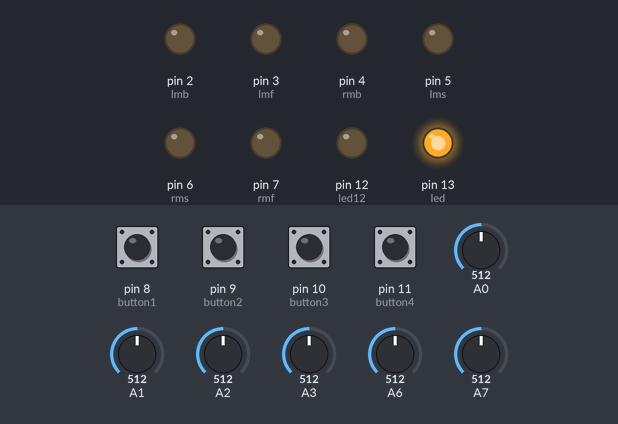
Simulated run of this sketch. Board: Arduino Uno, built with avr-gcc and run on an emulated ATmega328P. On the bench: output pins drawn as LEDs (lit = HIGH). The test bench sets the inputs (shaded band); at power-on: pin 8 (button1), pin 9 (button2), pin 10 (button3), pin 11 (button4) HIGH, A2 = 512, A3 = 512, A6 = 512, A0 = 512, A7 = 512, A1 = 512.

Above: at 1.2 s.
1.3 s: pin 8 (button1) pulled LOW for 0.15 s
At 2.8 s:
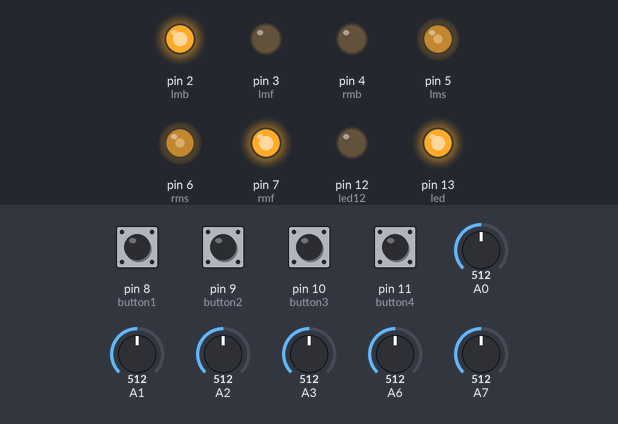
4.3 s: A2 set to 526
At 5.5 s:
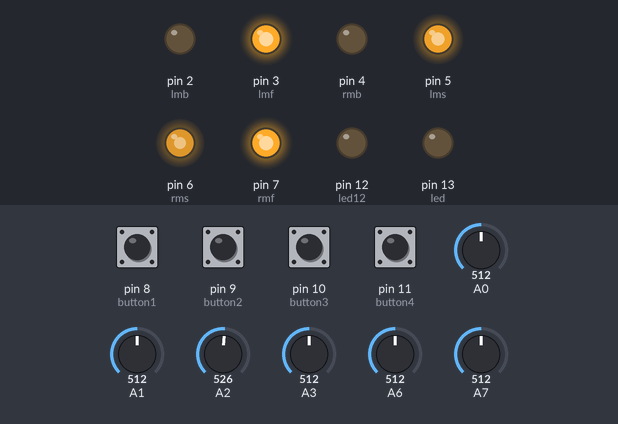
5.8 s: A3 set to 521
At 7.0 s:
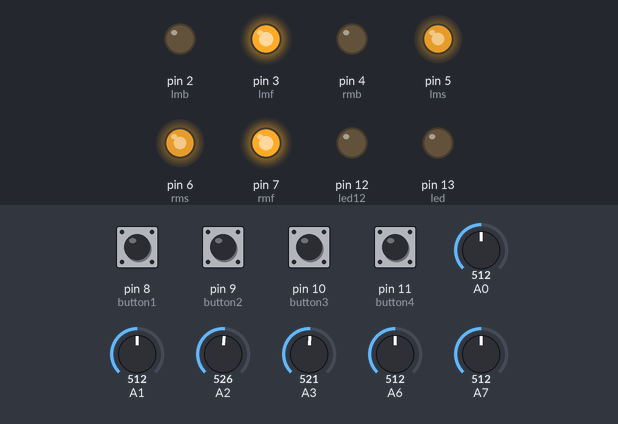
7.3 s: A6 set to 524
At 8.3 s:
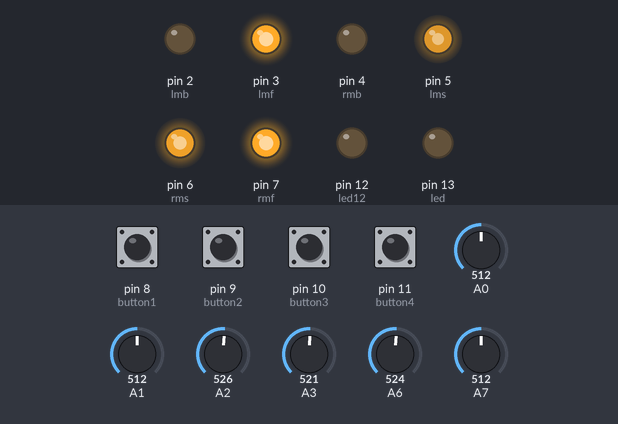
8.8 s: A0 set to 716
At 9.5 s:
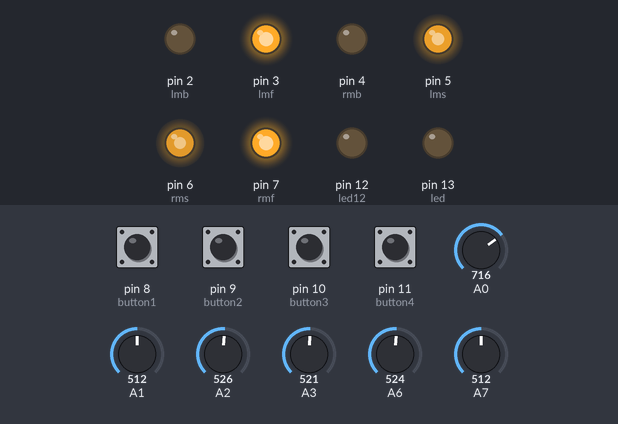
10.3 s: A7 set to 716
At 11.7 s:
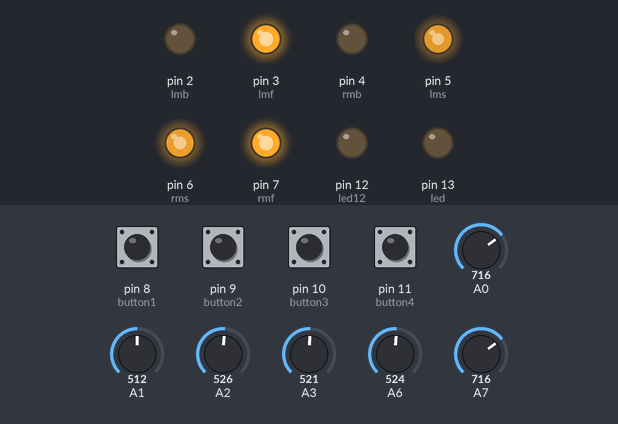
Timing chart, 0 to 12.8 s (numbered marks = the images above; inputs shaded):
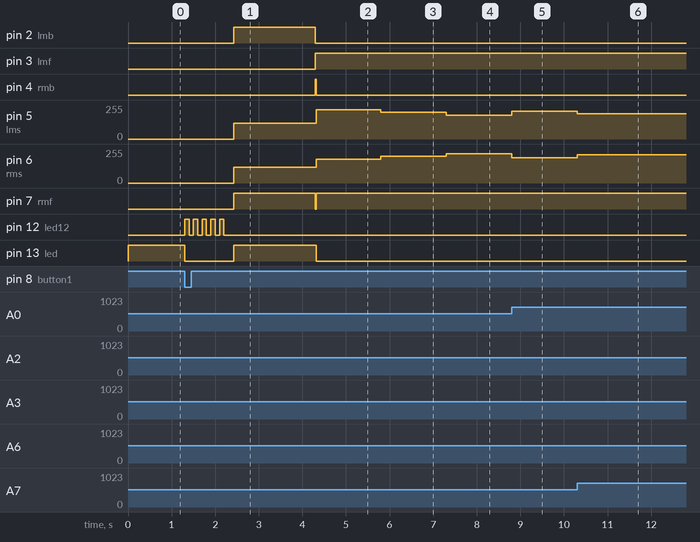

Measured:
- the behaviour switches between 512 and 513 on A2 (found by bisection; images 1 and 2)
- after the input at 1.3 s, pin 2 (lmb), pin 7 (rmf): LOW → HIGH after 1.1 s; pin 5 (lms), pin 6 (rms): 0/255 → 120/255 after 1.1 s; pin 12 (led12): alternates HIGH for 0.10 s and LOW for 0.10 s, 10 changes in all, then stays LOW, starting at once; pin 13 (led): HIGH → LOW at once, → HIGH 1.1 s later
- after the input at 4.3 s, pin 2 (lmb), pin 13 (led): HIGH → LOW at once; pin 3 (lmf): LOW → HIGH at once; pin 4 (rmb): LOW → HIGH at once, → LOW 0.02 s later; pin 5 (lms): 120/255 → 220/255 at once; pin 6 (rms): 120/255 → 180/255 at once
- after the input at 5.8 s, pin 5 (lms): 220/255 → 200/255 at once; pin 6 (rms): 180/255 → 200/255 at once
- after the input at 7.3 s, pin 5 (lms): 200/255 → 180/255 at once; pin 6 (rms): 200/255 → 220/255 at once
- after the input at 8.8 s, pin 5 (lms): 180/255 → 210/255 at once; pin 6 (rms): 220/255 → 190/255 at once
- after the input at 10.3 s, pin 5 (lms): 210/255 → 189/255 at once; pin 6 (rms): 190/255 → 211/255 at once

The sketch:

PID_LINE_FOLLOWER_CODE.ino
```cpp
//𝐂𝐎𝐍𝐓𝐀𝐂𝐓 𝐖𝐈𝐓𝐇 𝐌𝐄:
//---------------------------------------------
//𝑬-𝒎𝒂𝒊𝒍: aslamhshakil20@gmail.com
//𝑭𝒂𝒄𝒆𝒃𝒐𝒐𝒌: https://www.facebook.com/aslamhossain3852
//𝑾𝒉𝒂𝒕'𝒔 𝑨𝒑𝒑: https://wa.me/qr/HHV27IBDLRZCA1
//𝑻𝒆𝒍𝒆𝒈𝒓𝒂𝒎: https://t.me/+NmZDetFcTvA0MGU1

//Note: Please Follow the circuit diagram.
//connect IR sensor pin to analog pins A0 to A5. right to left sequence.
//like that, the most left sensor to A5, then A4, A3, A2, A1, A0

//Motor pins
#define rmf 7  //IN1
#define rmb 4  //IN2
#define lmf 3  //IN3
#define lmb 2  //IN2
//EnA and EnB
#define rms 6  //EnA
#define lms 5  //EnB

int sensor[6];  //to store the sensor value
int threshold = 512; //threshold = (minimum analog value + Maximum Analog Value) / 2
float c;
int left_motor_speed = 200, right_motor_speed = 200;
int left_motor, right_motor;
int kp = 40, kd = 1000;
int PID_value;
float current_error, previous_error;
int turn_speed = 120;
char t;

//push button and led
int button1 = 8;
int button2 = 9;
int button3 = 10;
int button4 = 11;
int led12 = 12;
int led = 13;
bool button1_state, button2_state, button3_state, button4_state;

void setup() {
  //motor driver pins as output
  pinMode(lmf, OUTPUT);
  pinMode(lmb, OUTPUT);
  pinMode(rmf, OUTPUT);
  pinMode(rmb, OUTPUT);

  //button pin as input
  pinMode(button1, INPUT_PULLUP);
  pinMode(button2, INPUT_PULLUP);
  pinMode(button3, INPUT_PULLUP);
  pinMode(button4, INPUT_PULLUP);
  //led pin as output
  pinMode(led12, OUTPUT);
  pinMode(led, OUTPUT);
  Serial.begin(9600);
}


void loop() {
  digitalWrite(led, HIGH);
  button_status();  //sensor_reading the status of push button

  //when button 1 will be pressed then the robot will start to follow lines.
  while (button1_state != 1) {
    digitalWrite(led, LOW);

    //blink led12
    for (int i = 0; i < 5; ++i) {
      digitalWrite(led12, HIGH);
      delay(100);
      digitalWrite(led12, LOW);
      delay(100);
    }

    Line_Follow();  //line follow using pid
  }

  //when push button 2 is pressed.
  //to check if the both motor are running in the same speed or not.
  //if the both runs in same speed then the robot will go straight otherwise it will move in left or right.
  while (button2_state != 1) {
    digitalWrite(led, LOW);

    for (int i = 0; i < 3; ++i) {
      digitalWrite(led12, HIGH);
      delay(500);
      digitalWrite(led12, LOW);
      delay(500);
    }
    motor(250, 250);
    delay(3000);
    motor(0, 0);
    button_status();
  }

  while (button4_state != 1) {
    digitalWrite(led, LOW);
    (button3_state = digitalRead(button3) != 1) ? button3_state = 0, button4_state = 1 : button4_state = 0;

    show_analog_value();
  }

  //stop mode if button 3 is pressed
  while (button3_state != 1) {
    motor(0, 0);
    digitalWrite(led, HIGH);
    button_status();
  }
}

void sensor_reading() {
  float a;
  float b;
  for (int i = 0; i < 6; i++) {
    if (i < 4) {  //analog read from arduino analog pins except A4 and A5
      sensor[i] = analogRead(i);
    } else {
      sensor[i] = analogRead(i + 2);
    }
    if (sensor[i] > threshold) {
      sensor[i] = 1;
    } else {
      sensor[i] = 0;
    }
  }
  a = (sensor[0] * 1 + sensor[1] * 2 + sensor[2] * 3 + sensor[3] * 4 + sensor[4] * 5 + sensor[5] * 6);
  b = (sensor[0] + sensor[1] + sensor[2] + sensor[3] + sensor[4] + sensor[5]);
  if (b > 0) c = a / b;
}

void Line_Follow() {
  while (1) {
    sensor_reading();
    //Straight Line Follow
    if (sensor[2] == 1 || sensor[3] == 1) {
      current_error = 3.5 - c;
      PID_value = current_error * kp + kd * (current_error - previous_error);
      previous_error = current_error;

      right_motor = right_motor_speed - PID_value;
      left_motor = left_motor_speed + PID_value;
      motor(left_motor, right_motor);
    }

    //all sensor in white surface
    if (sensor[0] == 0 && sensor[1] == 0 && sensor[2] == 0 && sensor[3] == 0 && sensor[4] == 0 && sensor[5] == 0) {
      if (t == 'r') right();
      else if (t == 'l') left();
      else U_turn();
    }

    //Right Turn
    if (sensor[5] == 0 && sensor[0] == 1) t = 'r';
    //Left Turn
    if (sensor[5] == 1 && sensor[0] == 0) t = 'l';

    //all sensor in black surface
    if (sensor[0] == 1 && sensor[1] == 1 && sensor[2] == 1 && sensor[3] == 1 && sensor[4] == 1 && sensor[5] == 1) {
      delay(30);
      sensor_reading();
      if ((sensor[0] + sensor[1] + sensor[2] + sensor[3] + sensor[4] + sensor[5]) == 6) {
        motor(0, 0);  //stop
        while ((sensor[0] + sensor[1] + sensor[2] + sensor[3] + sensor[4] + sensor[5]) == 6) sensor_reading();
      } else if ((sensor[0] + sensor[1] + sensor[2] + sensor[3] + sensor[4] + sensor[5]) == 0) t = 'r';
    }
  }
}

void right() {
  while (1) {
    motor(turn_speed, -turn_speed);
    while (sensor[2] == 0 && sensor[3] == 0) sensor_reading();
    motor(-turn_speed, turn_speed);
    delay(20);
    break;
  }
}

void left() {
  while (1) {
    motor(-turn_speed, turn_speed);
    while (sensor[2] == 0 && sensor[3] == 0) sensor_reading();
    motor(turn_speed, -turn_speed);
    delay(20);
    break;
  }
}
void U_turn() {
  while (1) {
    delay(120);
    digitalWrite(led, HIGH);
    motor(-turn_speed, turn_speed);
    while (sensor[2] == 0 && sensor[3] == 0) sensor_reading();
    motor(turn_speed, -turn_speed);
    delay(20);
    digitalWrite(led, LOW);
    break;
  }
}

//sensor_reading the status of push button and saving the state.
void button_status() {
  button1_state = digitalRead(button1);
  button2_state = digitalRead(button2);
  button3_state = digitalRead(button3);
  button4_state = digitalRead(button4);
}

//motor run function
void motor(int a, int b) {
  if (a > 0) {
    digitalWrite(lmf, 1);
    digitalWrite(lmb, 0);
  } else {
    a = -(a);
    digitalWrite(lmf, 0);
    digitalWrite(lmb, 1);
  }
  if (b > 0) {
    digitalWrite(rmf, 1);
    digitalWrite(rmb, 0);
  } else {
    b = -(b);
    digitalWrite(rmf, 0);
    digitalWrite(rmb, 1);
  }

  if (a > 250) a = 250;
  if (b > 250) b = 250;

  analogWrite(lms, a);
  analogWrite(rms, b);
}

void show_analog_value() {
  for (short int i = 5; i >= 0; i--) {
    if (i > 3) Serial.print(String(analogRead(i + 2)) + " ");
    else Serial.print(String(analogRead(i)) + " ");
  }
  delay(100);
  Serial.println();
}
```
